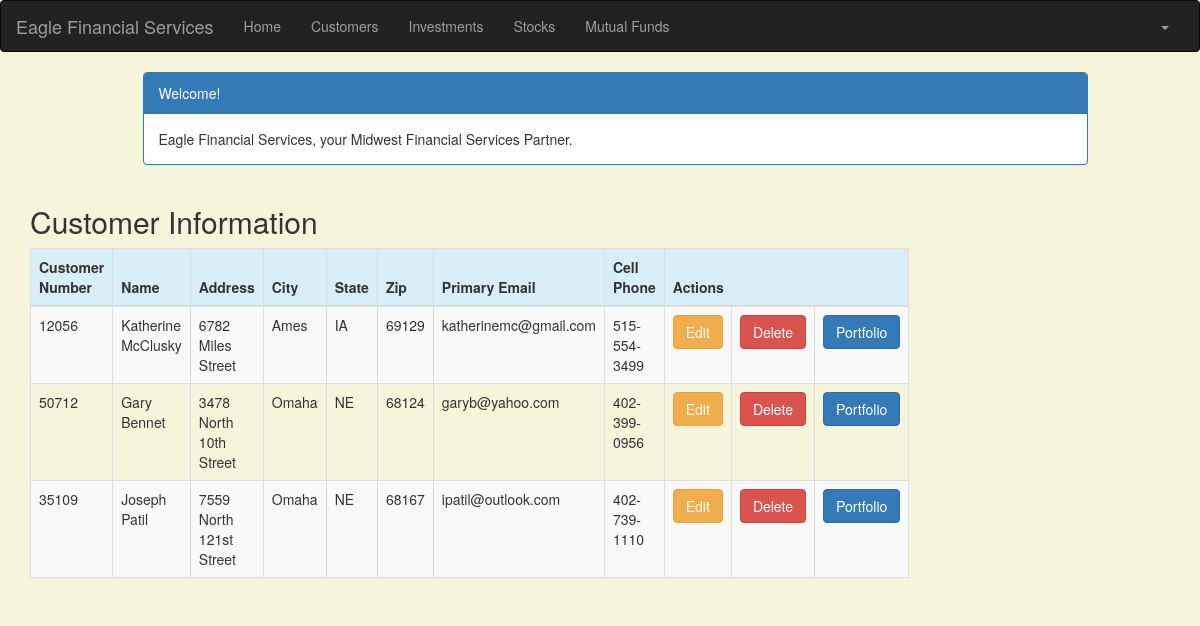
The page /customer/ (signed in) on the database its author committed.
### portfolio/models.py (models this page shows, shortened)
class Customer(models.Model):
    name = models.CharField(max_length=50)
    address = models.CharField(max_length=200)
    cust_number = models.IntegerField(blank=False, null=False)
    city = models.CharField(max_length=50)
    state = models.CharField(max_length=50)
    zipcode = models.CharField(max_length=10)
    email = models.EmailField(max_length=200)
    cell_phone = models.CharField(max_length=50)
    created_date = models.DateTimeField(
        default=timezone.now)
    updated_date = models.DateTimeField(auto_now_add=True)

### portfolio/views.py (the view)
# urls.py: url(r'^customer/$', views.customer_list, name='customer_list'),
@login_required
def customer_list(request):
    customer = Customer.objects.filter(created_date__lte=timezone.now())
    return render(request, 'portfolio/customer_list.html',
                  {'customers': customer})

### portfolio/templates/portfolio/customer_list.html (shortened to what this page needs)
{% extends 'portfolio/base.html' %}
{% block content %}
    <!DOCTYPE html>
    <html>
    <head>
        <link rel="stylesheet" href="https://maxcdn.bootstrapcdn.com/bootstrap/3.3.4/css/bootstrap.min.css">
    </head>
    <body>
    <div class="container">
        <div class="row">
            <div class="col-md-10 col-md-offset-1">
                <div class="panel panel-primary">
                    <div class="panel-heading">Welcome!</div>
                    <div class="panel-body">
                        Eagle Financial Services, your Midwest Financial Services Partner.
                    </div>
                </div>
            </div>
        </div>
    </div>
    <div class="row">
        <h2 style="padding-left: 15Px">Customer Information</h2>
    </div>
    <div>
        <table class="table table-striped table-bordered table-hover">
            <thead>
            <tr class="bg-info">
                <th>Customer Number</th>
                <th>Name</th>
                <th>Address</th>
                <th>City</th>
                <th>State</th>
                <th>Zip</th>
                <th>Primary Email</th>
                <th>Cell Phone</th>
                <th colspan="3">Actions</th>
            </tr>
            </thead>
            <tbody>
            {% for customer in customers %}
                <tr>
                    <td>{{ customer.cust_number }}</td>
                    <td>{{ customer.name }}</td>
                    <td>{{ customer.address }}</td>
                    <td>{{ customer.city }}</td>
                    <td>{{ customer.state }}</td>
                    <td>{{ customer.zipcode }}</td>
                    <td>{{ customer.email }}</td>
                    <td>{{ customer.cell_phone }}</td>
                    <td><a href="{% url 'portfolio:customer_edit' pk=customer.pk %}" class="btn btn-warning">Edit</a>
                    <td><a href="{% url 'portfolio:customer_delete' pk=customer.pk %}"
                           onclick="return confirm('Are you sure you want to delete?')"
                           class="btn btn-danger">Delete</a>
                    </td>
                    <td><a href="{% url 'portfolio:portfolio' pk=customer.pk %}"
                           class="btn btn-primary">Portfolio</a>
                    </td>
                </tr>
            {% endfor %}
            </tbody>
        </table>
    </div>
    </body>
    </html>
{% endblock %}

### portfolio/templates/portfolio/customer_list.html (style rules this page uses)
body { background-color: beige; }

### rows shown on the page
Customer: cust_number "12056", name "Katherine McClusky", address "6782 Miles Street", city "Ames", state "IA", zipcode "69129", email "katherinemc@gmail.com", cell_phone "515-554-3499"
Customer: cust_number "50712", name "Gary Bennet", address "3478 North 10th Street", city "Omaha", state "NE", zipcode "68124", email "garyb@yahoo.com", cell_phone "402-399-0956"
Customer: cust_number "35109", name "Joseph Patil", address "7559 North 121st Street", city "Omaha", state "NE", zipcode "68167", email "ipatil@outlook.com", cell_phone "402-739-1110"
